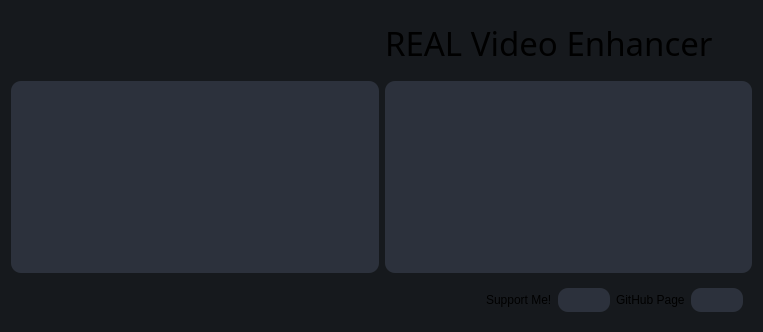
<?xml version='1.0' encoding='utf-8'?>
<ui version="4.0"><class>HomePage</class><widget class="QWidget" name="homePage"><property name="styleSheet">
              <string notr="true">QWidget{
background-color:#16191d

}
QPushButton{
    background-color:#2c313c;
	text-align:left;
	padding:5px 10px;
	border-radius: 10px;
    color: #fff;
}
QPushButton:checked{
	background-color:#676e7b;
}
QPushButton:hover{
	background-color:#343b47;
}
QPushButton::toolTip{
background-color:#676e7b;
}
QTextEdit{
background-color:#2c313c;
border-radius: 10px;
padding:5px 10px;
}
</string>
             </property><layout class="QGridLayout" name="gridLayout_2">
              <item row="4" column="0">
               <layout class="QHBoxLayout" name="horizontalLayout_28">
                <item>
                 <widget class="QWidget" name="widget_11" native="true">
                  <layout class="QHBoxLayout" name="horizontalLayout_29">
                   <item>
                    <spacer name="horizontalSpacer_14">
                     <property name="orientation">
                      <enum>Qt::Orientation::Horizontal</enum>
                     </property>
                     <property name="sizeHint" stdset="0">
                      <size>
                       <width>466</width>
                       <height>20</height>
                      </size>
                     </property>
                    </spacer>
                   </item>
                   <item>
                    <widget class="QLabel" name="label_13">
                     <property name="text">
                      <string>Support Me!</string>
                     </property>
                    </widget>
                   </item>
                   <item>
                    <widget class="QPushButton" name="kofiBtn">
                     <property name="maximumSize">
                      <size>
                       <width>55</width>
                       <height>16777215</height>
                      </size>
                     </property>
                     <property name="toolTip">
                      <string>Support Me!</string>
                     </property>
                     <property name="statusTip">
                      <string>"Support Me!"</string>
                     </property>
                     <property name="text">
                      <string />
                     </property>
                     <property name="icon">
                      <iconset resource="resources.qrc">
                       <normaloff>:/icons/icons/coffee.svg</normaloff>:/icons/icons/coffee.svg</iconset>
                     </property>
                     <property name="iconSize">
                      <size>
                       <width>35</width>
                       <height>35</height>
                      </size>
                     </property>
                     <property name="checkable">
                      <bool>false</bool>
                     </property>
                    </widget>
                   </item>
                   <item>
                    <widget class="QLabel" name="label_16">
                     <property name="text">
                      <string>GitHub Page</string>
                     </property>
                    </widget>
                   </item>
                   <item>
                    <widget class="QPushButton" name="githubBtn">
                     <property name="maximumSize">
                      <size>
                       <width>55</width>
                       <height>16777215</height>
                      </size>
                     </property>
                     <property name="text">
                      <string />
                     </property>
                     <property name="icon">
                      <iconset resource="resources.qrc">
                       <normaloff>:/icons/icons/github.svg</normaloff>:/icons/icons/github.svg</iconset>
                     </property>
                     <property name="iconSize">
                      <size>
                       <width>35</width>
                       <height>35</height>
                      </size>
                     </property>
                     <property name="checkable">
                      <bool>false</bool>
                     </property>
                    </widget>
                   </item>
                  </layout>
                 </widget>
                </item>
               </layout>
              </item>
              <item row="1" column="0">
               <widget class="QWidget" name="widget_8" native="true">
                <layout class="QGridLayout" name="gridLayout_7">
                 <item row="0" column="0">
                  <widget class="QLabel" name="label_2">
                   <property name="text">
                    <string />
                   </property>
                   <property name="pixmap">
                    <pixmap resource="resources.qrc">:/icons/icons/logo-v2.svg</pixmap>
                   </property>
                   <property name="scaledContents">
                    <bool>false</bool>
                   </property>
                  </widget>
                 </item>
                 <item row="0" column="1">
                  <widget class="QLabel" name="label">
                   <property name="sizePolicy">
                    <sizepolicy hsizetype="Preferred" vsizetype="Expanding">
                     <horstretch>0</horstretch>
                     <verstretch>0</verstretch>
                    </sizepolicy>
                   </property>
                   <property name="font">
                    <font>
                     <family>Fira Mono</family>
                     <pointsize>25</pointsize>
                    </font>
                   </property>
                   <property name="text">
                    <string>REAL Video Enhancer</string>
                   </property>
                  </widget>
                 </item>
                </layout>
               </widget>
              </item>
              <item row="2" column="0">
               <layout class="QHBoxLayout" name="horizontalLayout_30">
                <item>
                 <widget class="QTextEdit" name="changeLogText">
                  <property name="readOnly">
                   <bool>true</bool>
                  </property>
                  <property name="html">
                   <string>&lt;!DOCTYPE HTML PUBLIC "-//W3C//DTD HTML 4.0//EN" "http://www.w3.org/TR/REC-html40/strict.dtd"&gt;
&lt;html&gt;&lt;head&gt;&lt;meta name="qrichtext" content="1" /&gt;&lt;meta charset="utf-8" /&gt;&lt;style type="text/css"&gt;
p, li { white-space: pre-wrap; }
hr { height: 1px; border-width: 0; }
li.unchecked::marker { content: "\2610"; }
li.checked::marker { content: "\2612"; }
&lt;/style&gt;&lt;/head&gt;&lt;body style=" font-family:'Adwaita Sans'; font-size:11pt; font-weight:400; font-style:normal;"&gt;
&lt;p style="-qt-paragraph-type:empty; margin-top:0px; margin-bottom:0px; margin-left:0px; margin-right:0px; -qt-block-indent:0; text-indent:0px; font-family:'Cantarell';"&gt;&lt;br /&gt;&lt;/p&gt;&lt;/body&gt;&lt;/html&gt;</string>
                  </property>
                 </widget>
                </item>
                <item>
                 <widget class="QTextEdit" name="systemInfoText">
                  <property name="font">
                   <font>
                    <pointsize>15</pointsize>
                   </font>
                  </property>
                  <property name="readOnly">
                   <bool>true</bool>
                  </property>
                 </widget>
                </item>
               </layout>
              </item>
             </layout></widget></ui>
